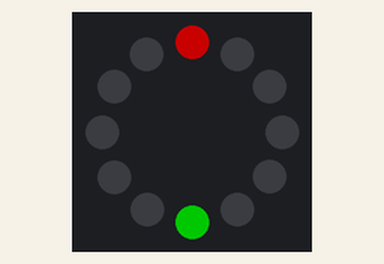
Bench run of a program on a simulated Raspberry Pi Pico running MicroPython. Shown: 12 RGB LEDs in a ring, first at the top, clockwise. Dim RGB values are drawn brighter than linear.

Above: at 0.1 s.
At 0.7 s:
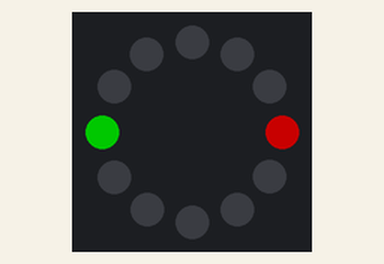
At 1.3 s:
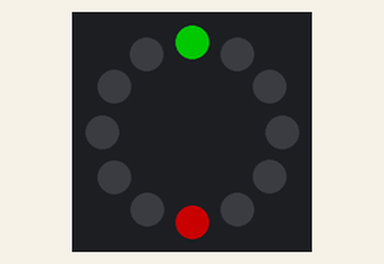
At 1.9 s:
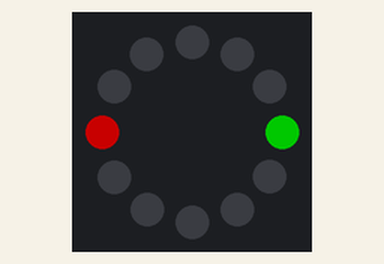
At 2.3 s:
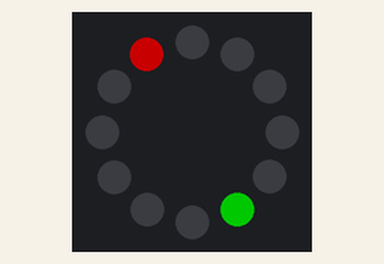
At 2.7 s:
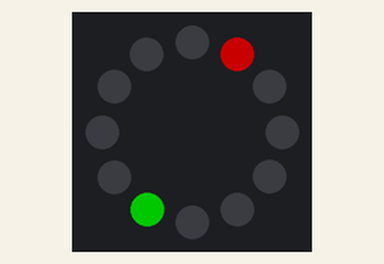

The program:

Spin_Around_Christmas_Day_8.py
```python
# Let it Glow Advent Calendar - Day 8
# Spin Around Christmas Colors
#
# Lori Pfahler
# December 15, 2023

from machine import Pin
from neopixel import NeoPixel
from utime import sleep

# Define the ring pin number 22 and number of LEDs = 12
ring = NeoPixel(Pin(22), 12)

try:
    while True:

        for i in range(0, 12):
            # clear out last loop's LEDs
            ring.fill((0, 0, 0))
            # set to red
            ring[i] = (100, 0 , 0)
            # set to green
            if i < 6:
                ring[i + 6] = (0, 100, 0)
            else:
                ring[i - 6] = (0, 100, 0)
            # Send the data to the ring
            ring.write()
            # sleep
            sleep(0.2)

except KeyboardInterrupt:
    # turn off LEDs
    ring.fill((0, 0, 0))
    ring.write()
```

Measured:
- by itself, everything shown: repeats every 2.4 s, in 12 steps
